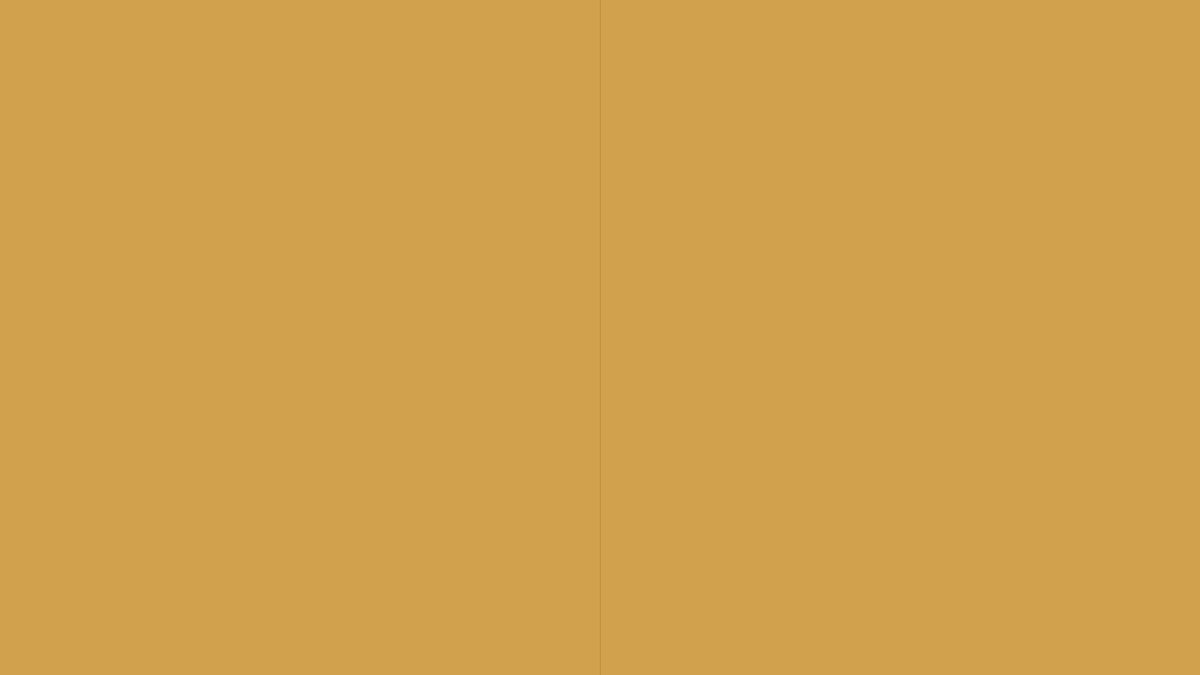
Frame 1 (no input)
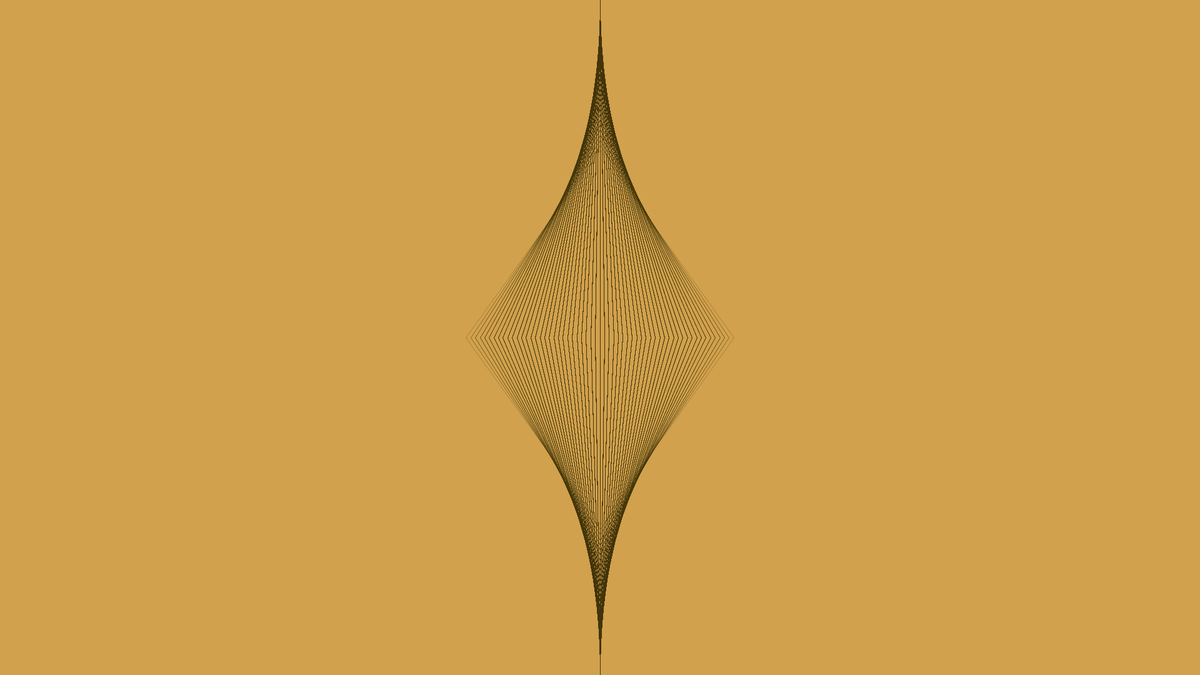
Frame 60 (the mouse pressed at the canvas centre just before this capture)
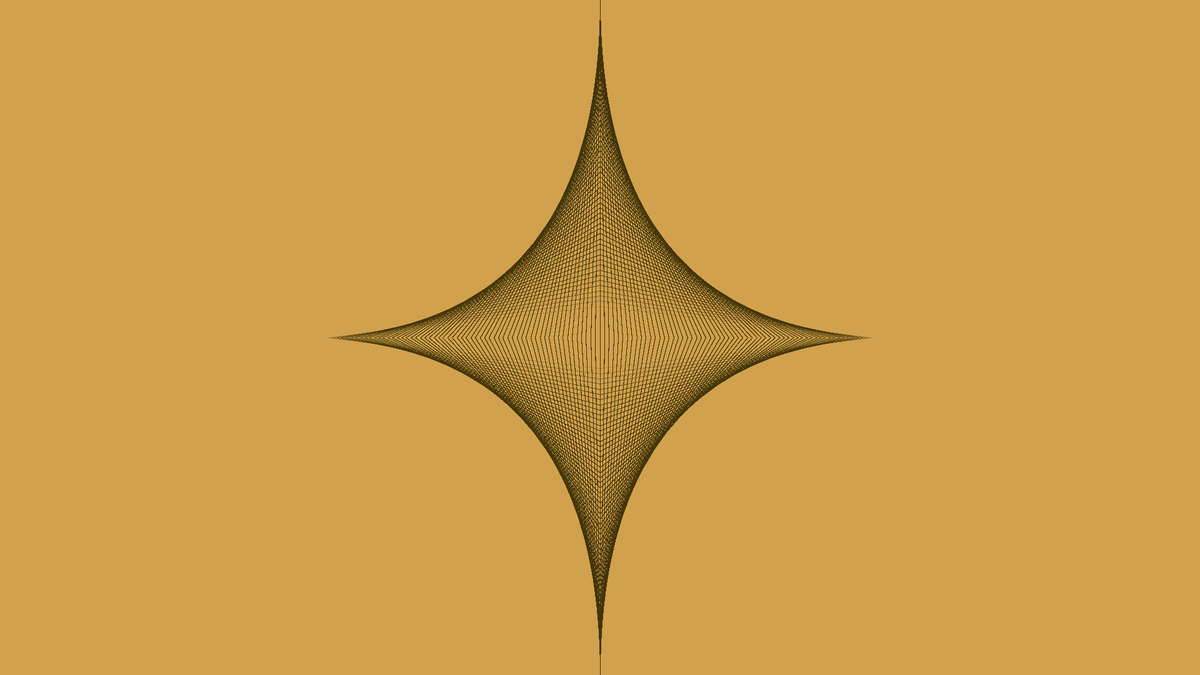
Frame 120 (the mouse held since frame 60 and released just before this capture)

The Processing sketch that drew these frames (run headless with seeded random() and noise(); from frame 60 on, the mouse is pressed at the canvas centre):

// Processing sketch: gaudi_star
// ── gaudi_star.pde
//guadi star
//sandra davis
//july 24 2024


int minLines = 40; 
int maxLines = 80; 
int numLines; 
float startX, endX;
float[] startY, endY;
float speed = 2;
int currentLine = 0;
boolean lineDrawn = false;

void setup() {
  size(1920, 1080); 
  startX = width / 2;
  endX = width / 4;
  chooseNumberOfLines();
  initializePositions();
  background(209, 161, 77); 
  stroke(#403305); 
  strokeWeight(0.05);
}

void draw() {
  for (int i = 0; i <= currentLine; i++) {
    float lineEndX = startX - i * ((width / 2.0 - width / 4.0) / (numLines - 1));
    line(startX, startY[i], lineEndX, endY[i]);
    line(width - startX, startY[i], width - lineEndX, endY[i]);
    line(startX, height - startY[i], lineEndX, height - endY[i]);
    line(width - startX, height - startY[i], width - lineEndX, height - endY[i]);
  }

  if (!lineDrawn) {
    delay(100); 
    lineDrawn = true; 
  } else if (currentLine < numLines - 1) {
    currentLine++; 
    lineDrawn = false; 
  } else if (currentLine >= numLines - 1) {
    chooseNumberOfLines();
    initializePositions();
    currentLine = 0; 
    lineDrawn = false;

  }
}

void chooseNumberOfLines() {
  numLines = int(random(minLines, maxLines + 1)); 
}

void initializePositions() {
  startY = new float[numLines];
  endY = new float[numLines];

  float startYIncrement = (height / 2.0) / (numLines - 1);
  for (int i = 0; i < numLines; i++) {
    startY[i] = i * startYIncrement; 
    endY[i] = height / 2; 
  }
}
